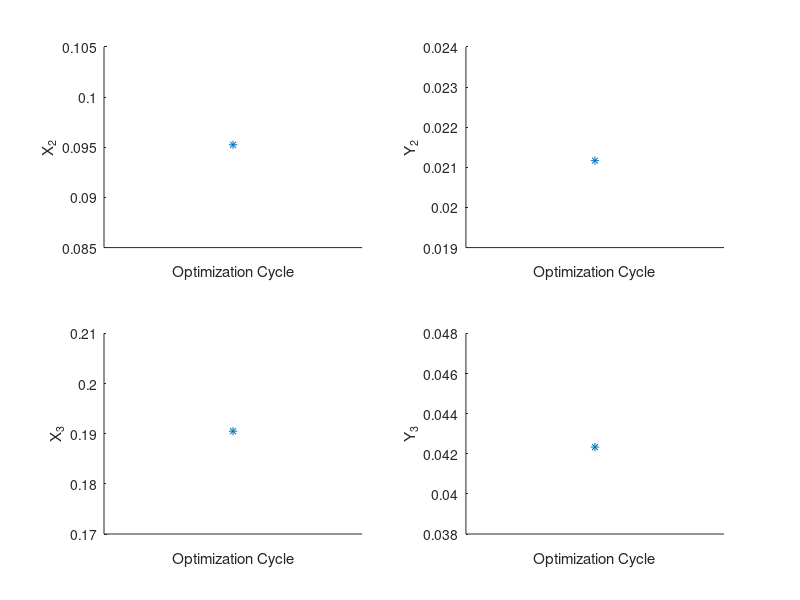

This chart was generated by the following MATLAB code: (Note: this script raises an error after producing the figure.)
%program written for Weak Shock
%inputs
close all
clc
clear

tic;
global R
R = 0.0635; %radius of cone
global L
%L = 0.240; %length of cone initial
constant = 4.5;
L = R*constant;


global m1
m1 = 2;
global gamma
gamma = 1.4;
pstatic1 = 97000;
tstatic1 = 300;

global subd
subd = 100; %no. of points, subdivide

cp = 1006.43;
Rconstant = 287.5514; %gasconstant for air 287 J/kg
global h
%h = -0.0005; %spacing of theeta in radians
h = -0.005;
global shockanglespacing
%shockanglespacing = 0.0005;
shockanglespacing = 0.005;

tstagnation = tstatic1*(1+(((gamma-1)/2)*(m1.^2)));
global pstagnation1
pstagnation1 = pstatic1/((1+(((gamma-1)/2)*(m1.^2))).^(gamma/(1-gamma)));
densitystagnation1 = pstagnation1/(Rconstant*tstagnation);
global density1
density1 = densitystagnation1*((1+(((gamma-1)/2)*(m1.^2))).^(1/(1-gamma)));
global v1
v1 = m1*sqrt(gamma*Rconstant*tstatic1);

% h0 = cp*tstagnation;
% vmax = sqrt(2*h0);


%optimization
global lambda
lambda = 0.001;
global de
de = 0.001;

xb = L/3; %initial values of parameters
yb = (R/3);
xc = (2/3)*L;
yc = (2/3)*R;

X = [xb yb xc yc];

tolerance = 0.00000001;
iter = 500; %number of iterations
% hold on;
% plot()
% xlabel('Cycle Number');
% ylabel('X');
% xticks(1:1:iter);
pstatics = zeros(1,subd);
waste = 0
%for optimisation
% run =1;
cdn = 1;
cdnew = 1;
for run = 1:iter

figure(1)    
ax1 = subplot(2,2,1);
ylabel(ax1,'X_{2}')
xlabel(ax1,'Optimization Cycle')
xticks(0:50:iter);
hold(ax1,'on')
plot(ax1,run,X(1),'--*')
drawnow;

figure(1)    
ax2 = subplot(2,2,2);
ylabel(ax2,'Y_{2}')
xlabel(ax2,'Optimization Cycle')
xticks(0:50:iter);
hold(ax2,'on')
plot(ax2,run,X(2),'--*')
drawnow;

figure(1)    
ax3 = subplot(2,2,3);
ylabel(ax3,'X_{3}')
xlabel(ax3,'Optimization Cycle')
xticks(0:50:iter);
hold(ax3,'on')
plot(ax3,run,X(3),'--*')
drawnow;

figure(1)    
ax4 = subplot(2,2,4);
ylabel(ax4,'Y_{3}')
xlabel(ax4,'Optimization Cycle')
xticks(0:50:iter);
hold(ax4,'on')
plot(ax4,run,X(4),'--*')
drawnow;

Xoldcheck = X;
cdn = cdnew;



for k = 1:4    
X(k) = optimize(run,X,k);
disp(X)
end
%cdn for n    


cntrl = [0 X(1) X(3) L;0 X(2) X(4) R];
p = curvy(cntrl,subd);
x = p(1,:);
y = p(2,:);

figure(2)
ax2 = axes;
hold(ax2,'off')
plot(ax2,x,y)
drawnow;

drag=zeros(1,subd);
for i = 2:subd
   [drag(i),pstatics(i)]=elementdrag(run,X,x(i-1),x(i),y(i-1),y(i)); 
end
cdnew = (2*sum(drag))/(density1*(pi*(R.^2))*(v1.^2));

if(abs((cdn-cdnew)/cdn)<=tolerance)
     break;
end

if(cdnew>cdn)
     lambda = 0.5*lambda;
else
     lambda = 1.4*lambda;
end

% plot(x,y)
% drawnow;
end
fprintf('\nThe optimised value of X is: %f %f %f %f\n and cdnew is: %f\n ',X,cdnew);
plot(x,y)
toc;


function pass = optimize(run,X,k)
global lambda
global subd
global density1
global L
global R
global v1
global de


cntrl = [0 X(1) X(3) L;0 X(2) X(4) R];
p = curvy(cntrl,subd);
x = p(1,:);
y = p(2,:);

drag=zeros(1,subd);
for i = 2:subd
   [drag(i),waste]=elementdrag(run,X,x(i-1),x(i),y(i-1),y(i)); 
end
cdn = (2*sum(drag))/(density1*(pi*(R.^2))*(v1.^2));

Xold = X(k);
X(k) = X(k)+de;
cntrl = [0 X(1) X(3) L;0 X(2) X(4) R];
p = curvy(cntrl,subd);
x = p(1,:);
y = p(2,:);


drag=zeros(1,subd);
for i = 2:subd
   [drag(i),waste] =elementdrag(run,X,x(i-1),x(i),y(i-1),y(i)); 
end
cdperturb = (2*sum(drag))/(density1*(pi*(R.^2))*(v1.^2));

fprintf('cdperturb =%f , cdn =%f ',cdperturb,cdn)
% pause(5);
pass = Xold - ((lambda)*((cdperturb-cdn)/de));

end

%for drag calculation of an element
function [drag,pstatics] = elementdrag(run,X,x1,x2,y1,y2)
global m1
global gamma
global h
global shockanglespacing
global pstagnation1
global lambda

coneangle = atan((y2-y1)/(x2-x1));
disp('PLEASE WAIT..... PROGRAM RUNNING...')
for shockangle = asin(1/m1):shockanglespacing:(pi/2)
    devangle = atan(abs((2*cot(shockangle)*(((m1^2)*(sin(shockangle)^2))-1))/(((m1^2)*(gamma+cos(2*shockangle)))+2)));

%calculations for final mach number
    mn1 = m1*sin(shockangle);
    mn2 = sqrt(((mn1^2)+(2/(gamma-1)))/(((mn1^2)*((2*gamma)/(gamma-1)))-1));
    m2 = mn2/sin(shockangle-devangle);

    %calculating vdash and components (velocity normalized to vmax = sqrt(2h0))
    vdash = 1/sqrt((2/((gamma-1)*(m2^2)))+1);
    vrdashinitial = vdash*cos(shockangle-devangle);
    vthetadashinitial = -1*vdash*sin(shockangle-devangle);

    %getting ready for iteration
    theta = shockangle;
    yi = vrdashinitial;
    ydashi = vthetadashinitial;

    while(ydashi<0)

        %calculating ydashiplus1
        f1 = f(gamma,theta,yi,ydashi);
        f2 = f(gamma,(theta+(h/2)),(yi+(ydashi*h/2)),(ydashi+(f1*h/2)));
        f3 = f(gamma,(theta+(h/2)),(yi+(ydashi*h/2)+(f1*h*h/4)),(ydashi+(f2*h/2)));
        f4 = f(gamma,(theta+h),(yi+(ydashi*h)+(f2*h/2)),(ydashi+(f3*h)));

        ydashi = ydashi + ((f1 + (2*f2)+(2*f3)+f4)*h/6);
        yi = yi + (ydashi*h) + ((f1+f2+f3)*h*h/6);
        theta = theta + h;

    end
    if(theta>coneangle)
        break;
    end
end
clc; %clears the pleasewait..

ms = sqrt(2/((gamma-1)*((yi.^(-2))-1))); %mach number at the surface

% disp('theta'); 
% theta*180/pi
% disp("coneangle "); 
% coneangle*180/pi
% disp("shockangle "); 
% shockangle*180/pi

%calculating pressure static
% pstatic2 = pstatic1*(((2*gamma*(power(m1,2))*(power(sin(shockangle),2))) - (gamma-1))/(gamma+1));
pstagnation2 = pstagnation1*((((gamma+1)*(m1.^2)*(sin(shockangle).^2))/((gamma-1)*((m1.^2)*(sin(shockangle).^2))+2)).^(gamma/(gamma-1)))*(((gamma+1)/(2*gamma*((m1*sin(shockangle)).^2)-gamma+1)).^(1/(gamma-1)));
% density2 = density1*(((gamma+1)*(m1.^2)*(sin(shockangle).^2))/(((gamma-1)*((m1.^2)*(sin(shockangle).^2))) + 2  ));
% tstatic2 = tstagnation/(1+(((gamma-1)/2)*(m2.^2)));

%calculations on surface
pstatics = pstagnation2/((1+(((gamma-1)/2)*(ms.^2))).^(gamma/(gamma-1)));
% densitys = density1*(((gamma+1)*(m1.^2)*(sin(shockangle).^2))/(((gamma-1)*((m1.^2)*(sin(shockangle).^2))) + 2  ));
% tstatics = tstagnation/(1+(((gamma-1)/2)*(m2.^2)));

basearea = pi*((y2.^2)-(y1.^2));

drag = (pstatics*sin(coneangle)*basearea);
% cdn = drag/(0.5*density1*basearea*(v1.^2));

%ansys support
% k = sin(coneangle)*basearea/(0.5*density1*basearea*(v1.^2));

fprintf("Run Number = %i\nconeangle = %f deg\nshockangle = %f deg\nM Surface = %f\nPstatic on Surface = %f Pa\nElement Drag = %f\nlambda = %f\nX = %f %f %f %f ",run,(coneangle*180/pi),(shockangle*180/pi),ms,pstatics,drag,lambda,X)
fprintf("\n")
end 

%for taylor maccoll equation solution
function x = f(gamma,theta,yi,ydashi)
    x = ((((gamma-1)/2)*(1-power(yi,2)-power(ydashi,2))*((2*yi)+(ydashi*cot(theta))))-(ydashi*ydashi*yi))/((((1-gamma)/2)*(1-power(yi,2)-power(ydashi,2)))+(power(ydashi,2)));
end


